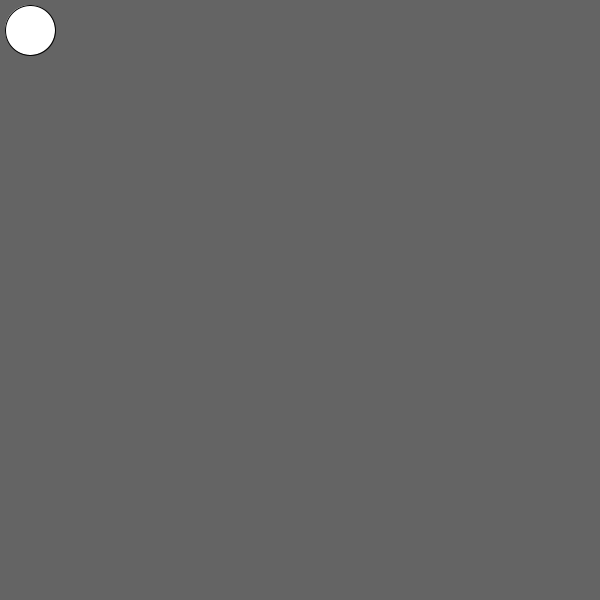
Frame 1 (no input)
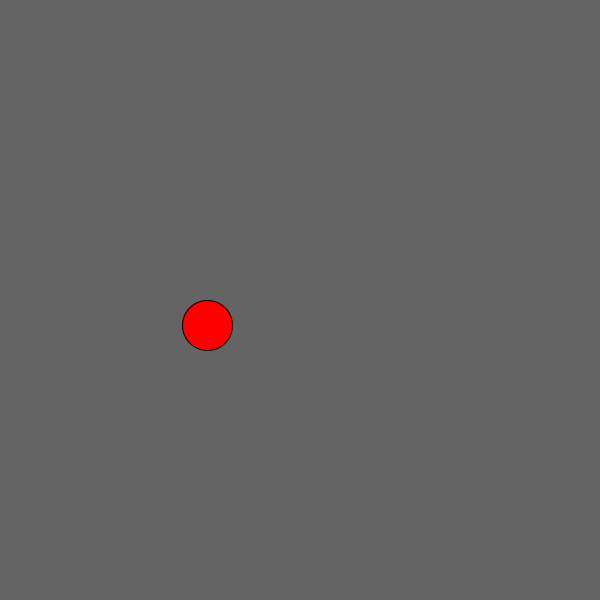
Frame 60 (the mouse pressed at the canvas centre just before this capture)
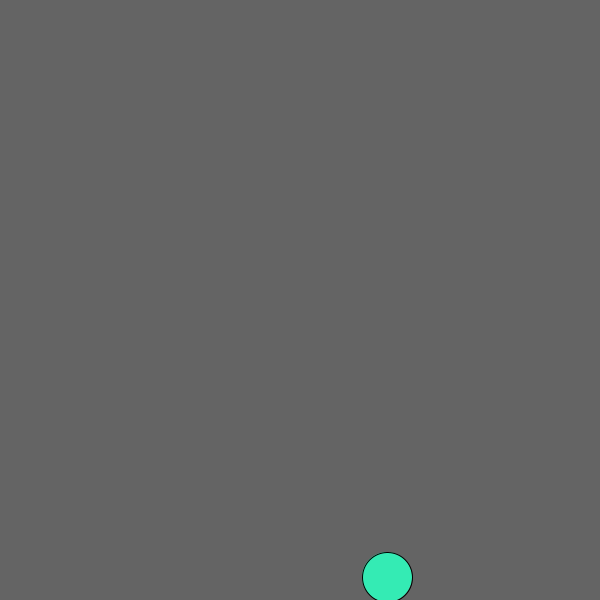
Frame 120 (the mouse held since frame 60 and released just before this capture)

The Processing sketch that drew these frames (run headless with seeded random() and noise(); from frame 60 on, the mouse is pressed at the canvas centre):

// Processing sketch: Reverse_Engineering_Ball_Color_Change
// ── Reverse_Engineering_Ball_Color_Change.pde
int x = 30;
int y = 30;
int dx = 3;
int dy = 5;
int r = 255;
int g = 0;
int b = 0;
void setup() {
  size (600, 600);
}

void draw() {
  background(100, 100, 100);
  circle(x, y, 50);
  fill (r, g, b);
  x = x + dx;
  y = y + dy;
  if (x >= 595) {
    dx = -3;
    r = 0;
    g = 0;
    b = 255;
  }  if (y >= 595) {
    dy = -3;
    r = 52;
    g = 235;
    b = 180;
}  if (x <= 25) {
  dx = 3;
  r = 255;
  g = 255;
  b = 255;
}  if (y <= 25) {
  dy = 3;
  r = 255;
  g = 0;
  b = 0;
   }
}
